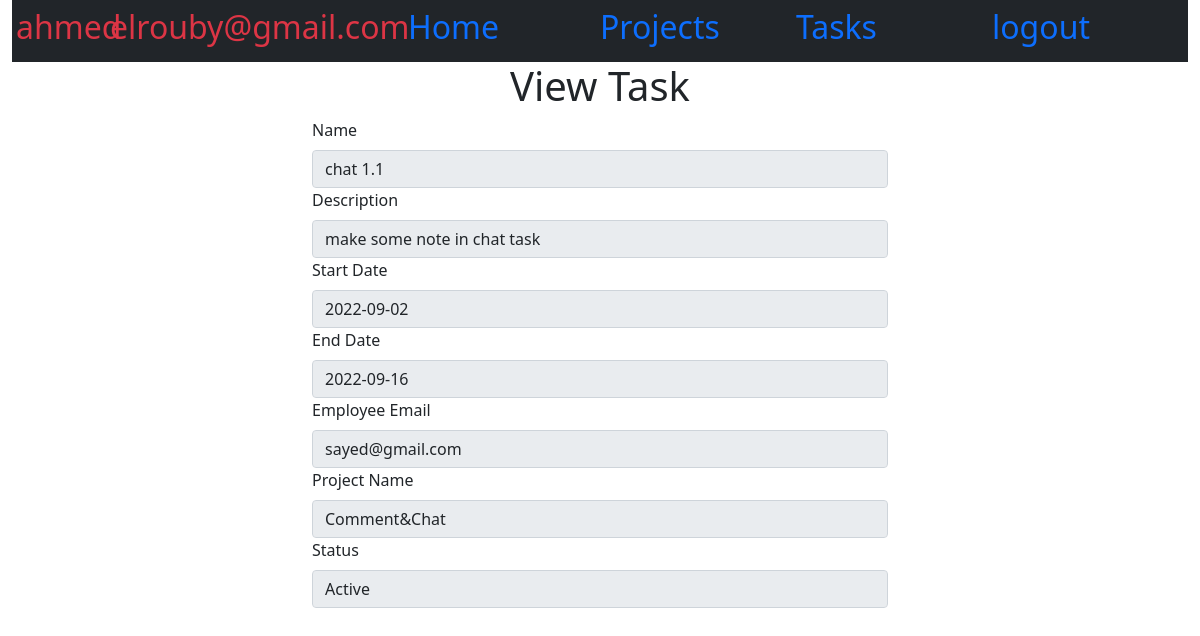
Page /employee_system/task_view.php?tn=1 (signed in) on the committed database.
### tables this page shows
CREATE TABLE `task` (
  `id` int(11) NOT NULL,
  `name` varchar(255) NOT NULL,
  `description` varchar(255) NOT NULL,
  `empolyee_task` varchar(255) DEFAULT NULL,
  `start_date` date NOT NULL,
  `end_date` date NOT NULL,
  `created_at` timestamp NOT NULL DEFAULT CURRENT_TIMESTAMP,
  `updated_at` timestamp NOT NULL DEFAULT CURRENT_TIMESTAMP,
  `employee_id` int(11) NOT NULL,
  `project_id` int(11) NOT NULL,
  `status` tinyint(4) NOT NULL DEFAULT '0'
);

CREATE TABLE `user` (
  `id` int(11) NOT NULL,
  `name` varchar(255) NOT NULL,
  `email` varchar(255) NOT NULL,
  `password` varchar(255) NOT NULL,
  `image` varchar(255) NOT NULL DEFAULT 'default.jpg',
  `status` tinyint(4) NOT NULL DEFAULT '0',
  `code` int(5) NOT NULL,
  `created_at` timestamp NOT NULL DEFAULT CURRENT_TIMESTAMP,
  `updated_at` timestamp NOT NULL DEFAULT CURRENT_TIMESTAMP,
  `verified_at` timestamp NULL DEFAULT NULL,
  `is_admin` tinyint(4) NOT NULL DEFAULT '0'
);

CREATE TABLE `project` (
  `id` int(11) NOT NULL,
  `name` varchar(255) NOT NULL,
  `description` varchar(255) NOT NULL,
  `start_date` date NOT NULL,
  `end_date` date NOT NULL,
  `employee_id` int(11) NOT NULL,
  `created_at` timestamp NOT NULL DEFAULT CURRENT_TIMESTAMP,
  `updated_at` timestamp NOT NULL DEFAULT CURRENT_TIMESTAMP,
  `status` tinyint(4) NOT NULL DEFAULT '0'
);

### employee_system/app/database/models/Task.php (called while the page is built, shortened)
<?php
require_once __DIR__ ."\..\config\connection.php";
class Task extends connection implements crud
{
    private $id;
    private $employee_id;
    public function setId($id)
    {
        $this->id = $id;
        return $this;
    }
    public function read()
    {
        $this->id ? $query = "SELECT * FROM `task` where id=" . $this->id :($this->employee_id ? $query = "SELECT * FROM `task` where employee_id=" . $this->employee_id : $query = "SELECT * FROM `task`");
        return $this->runDQL($query);
    }
}

### employee_system/app/database/config/connection.php (called while the page is built, shortened)
<?php
class connection {
    private $hostname = 'localhost';
    private $username = 'root';
    private $password = '20160020';
    private $database = 'employee_system';
    private $connection;
    function __construct()
    {
        $this->connection = new mysqli($this->hostname,$this->username,$this->password,$this->database);
    }
    public function runDQL($query)
    {
        $result = $this->connection->query($query);
        if($result->num_rows > 0){
            return $result;
        }else{
            return [];
        }
    }
}

### employee_system/app/database/models/User.php (called while the page is built, shortened)
<?php
require_once __DIR__ ."\..\config\connection.php";
class User extends connection implements crud
{
    private $id;
    public function setId($id)
    {
        $this->id = $id;
        return $this;
    }
    public function read()
    {
        if(isset($this->id))
        {
            $query="SELECT * FROM user where id=".$this->id;
        }
        else
        {
            $query="SELECT * FROM user";
        }
        return $this->runDQL($query);
    }
}

### employee_system/app/database/models/Project.php (called while the page is built, shortened)
<?php
require_once __DIR__ ."\..\config\connection.php";
class Project extends connection implements crud
{
    private $id;
    public function setId($id)
    {
        $this->id = $id;
        return $this;
    }
    public function read()
    {
        $this->id?$query="SELECT * FROM `project` where id=".$this->id:$query="SELECT * FROM `project`";
        return $this->runDQL($query);
    }
}

### employee_system/task_view.php (the view, shortened to what this page needs)
<?php
include "views/layouts/header.php";
include 'app/database/models/Task.php';
include 'app/database/models/Project.php';
include 'app/database/models/User.php';
echo '<h1 class="text-center">View Task</h1><table class="table">';
if(isset($_GET['tn']))
{
    $task= new Task;
    $task->setId($_GET['tn']);
    $Task=$task->read()->fetch_assoc();
    if($Task)
    {
        $user= new User;
        $user->setId($Task['employee_id']);
        $user_email=$user->read()->fetch_object()->email;
        $project= new Project;
        $project->setId($Task['project_id']);
        $project_name=$project->read()->fetch_object()->name;
        echo'<div class="row flex justify-content-center "><div class="col-6"><form>
        <div class="mb-3">
          <label class="form-label">Name</label>
          <input class="form-control" value="'.$Task["name"].'" disabled>
          <label class="form-label">Description</label>
          <input class="form-control" value="'.$Task["description"].'" disabled>
          <label class="form-label">Start Date</label>
          <input class="form-control" value='.$Task["start_date"].' disabled>
          <label class="form-label">End Date</label>
          <input class="form-control" value='.$Task["end_date"].' disabled>
          <label class="form-label">Employee Email</label>
          <input class="form-control" value="';
          echo $user_email;
          echo'" disabled>
          <label class="form-label">Project Name</label>
          <input class="form-control" value="';
          echo $project_name;
          echo'" disabled>
          <label class="form-label">Status</label>
          <input class="form-control" value="';
          if($Task["status"]==0)
          {
            echo "Not Active";
          }
          else
          {
            echo "Active";
          }
          echo'" disabled>
        </div>
      </form></div></div>';
    }
    else
    {
        header('location:views/errors/404.php');
    }
}
else
{
    header('location:views/errors/404.php');
}
?>

### rows in the picture
task: name "chat 1.1", description "make some note in chat task", start_date "2022-09-02", end_date "2022-09-16", employee.email "sayed@gmail.com", project.name "Comment&Chat", status "Active"

### other values in the picture
$_SESSION['user']->name "ahmed"
$_SESSION['user']->email "elrouby@gmail.com"
